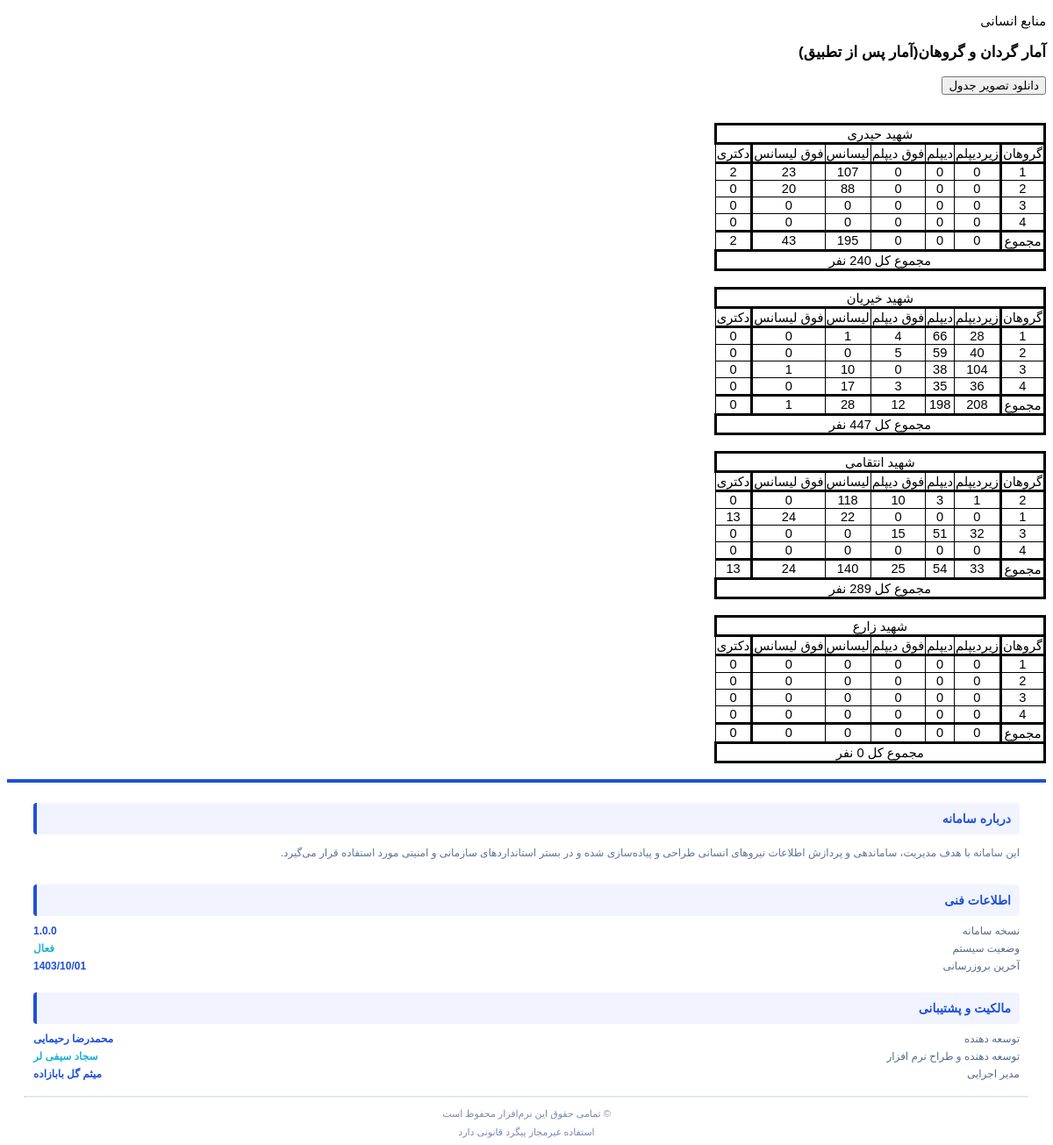
/amar/gordanvgorhan (signed in), run on the app's committed database.
### battalions/models.py (models this page shows, shortened)
class battalion(models.Model):
    name = models.CharField(max_length=150, verbose_name='نام گردان')
    is_active = models.BooleanField(default=False, verbose_name='فعال/غیرفعال')
    order = models.IntegerField(null=True, blank=True, verbose_name='اولویت مرتب سازی')
    class Meta:
        verbose_name = "گردان"
        verbose_name_plural = "گردان ها"

### ensani_statistics/views.py (the view)
# urls.py: path('gordanvgorhan', amar_gordan_gorhan, name='gordanvgorhan'),
@login_required
def amar_gordan_gorhan(request):
    settings = EnsaniSettings.objects.filter().first()
    if settings is None:
        return HttpResponse("تنظیمات دوره انجام نشده!")
    if settings.tatbigh == False:
        battalions = battalion.objects.all()
        stats = []
        for batt in battalions:
            groups = battalion_group.objects.filter(gordan=batt)
            group_stats_list = []
            zirediplom = 0
            diplom = 0
            lisans = 0
            ofghlisans = 0
            doctra = 0
            ofghdiplom = 0
            for group in groups:
                soldiers = Soldier.objects.filter(battalion_group=group)
                zirediplom += soldiers.filter(Grade="زیر دیپلم").all().count()
                diplom += soldiers.filter(Grade="دیپلم").all().count()
                ofghdiplom += soldiers.filter(Grade="فوق دیپلم").all().count()
                lisans += soldiers.filter(Grade="لیسانس").all().count()
                ofghlisans += soldiers.filter(Grade="فوق لیسانس").all().count()
                doctra += soldiers.filter(Grade="دکتری").all().count()
                degrees = soldiers.aggregate(
                    zirediplom=Count(Case(When(Grade='زیر دیپلم', then=1))),
                    diplom=Count(Case(When(Grade='دیپلم', then=1))),
                    ofghdiplom=Count(Case(When(Grade='فوق دیپلم', then=1))),
                    lisans=Count(Case(When(Grade='لیسانس', then=1))),
                    ofghlisans=Count(Case(When(Grade='فوق لیسانس', then=1))),
                    doctra=Count(Case(When(Grade='دکتری', then=1))),
                )
                group_stats = {
                    'name': group.name,
                    'degrees': degrees
                }
                group_stats_list.append(group_stats)
            battalion_stats = {
                'name': batt.name,
                'groups': group_stats_list,
                "zirediplom": zirediplom,
                "diplom": diplom,
                "lisans": lisans,
                "ofghlisans": ofghlisans,
                "doctra": doctra,
                "ofghdiplom": ofghdiplom,
                'count': (zirediplom + diplom + lisans + ofghlisans + doctra + ofghdiplom)
            }
            stats.append(battalion_stats)
        context = {
            'stats': stats,
            "en": settings
        }
        return render(request, 'ensani_statistics/amar_gordan_gorhan.html', context)
    else:
        battalions = battalion.objects.all()
        stats = []
        for batt in battalions:
            groups = battalion_group.objects.filter(gordan=batt)
            group_stats_list = []
            zirediplom = 0
            diplom = 0
            lisans = 0
            ofghlisans = 0
            doctra = 0
            ofghdiplom = 0
            for group in groups:
                soldiers = Soldier.objects.filter(t_battalion_group=group, IsCheckout=False,
                                                  the_medical_commission=False, willing_to_learn=True)
                zirediplom += soldiers.filter(Grade="زیر دیپلم").all().count()
                diplom += soldiers.filter(Grade="دیپلم").all().count()
                ofghdiplom += soldiers.filter(Grade="فوق دیپلم").all().count()
                lisans += soldiers.filter(Grade="لیسانس").all().count()
                ofghlisans += soldiers.filter(Grade="فوق لیسانس").all().count()
                doctra += soldiers.filter(Grade="دکتری").all().count()
                degrees = soldiers.aggregate(
                    zirediplom=Count(Case(When(Grade='زیر دیپلم', then=1))),
                    diplom=Count(Case(When(Grade='دیپلم', then=1))),
                    ofghdiplom=Count(Case(When(Grade='فوق دیپلم', then=1))),
                    lisans=Count(Case(When(Grade='لیسانس', then=1))),
                    ofghlisans=Count(Case(When(Grade='فوق لیسانس', then=1))),
                    doctra=Count(Case(When(Grade='دکتری', then=1))),
                )
                group_stats = {
                    'name': group.name,
                    'degrees': degrees
                }
                group_stats_list.append(group_stats)
            battalion_stats = {
                'name': batt.name,
                'groups': group_stats_list,
                "zirediplom": zirediplom,
                "diplom": diplom,
                "lisans": lisans,
                "ofghlisans": ofghlisans,
                "doctra": doctra,
                "ofghdiplom": ofghdiplom,
                'count': (zirediplom + diplom + lisans + ofghlisans + doctra + ofghdiplom)
            }
            stats.append(battalion_stats)
        context = {
            'stats': stats,
            "en": settings
        }
        return render(request, 'ensani_statistics/amar_gordan_gorhan.html', context)

### ensani_statistics/templates/ensani_statistics/amar_gordan_gorhan.html (shortened to what this page needs)
{% extends 'shared/_PanelMain.html' %}
{% load static %}
{% block main %}
    <section class="content">
        <div class='row'>
            <div class="col-xs-12">
                <div class="box">
                    <div class="box-header">
                        {% if en %}
                            <h3 class="box-title">آمار گردان و گروهان(آمار پس از تطبیق)</h3>
                        {% else %}
                            <h3 class="box-title">آمار گردان و گروهان(آمارآولیه)</h3>
                        {% endif %}
                            <button id="download-img">دانلود تصویر جدول</button>
                        <br>
                        <br>
                        <br>
                        <div id="sheet0" class="box-body table-responsive no-padding">
                            {% for battalion in stats %}
                                <table  class="table table-hover">
                                    <colgroup>
                                        <col class="col0">
                                        <col class="col1">
                                        <col class="col2">
                                        <col class="col3">
                                        <col class="col4">
                                        <col class="col5">
                                        <col class="col6">
                                    </colgroup>
                                    <tbody>
                                    <tr class="row0">
                                        <td class="column0 style1 s style3" colspan="7">{{ battalion.name }}</td>
                                    </tr>
                                    <tr class="row1">
                                        <td class="column0 style4 s">گروهان</td>
                                        <td class="column1 style5 s">زیردیپلم</td>
                                        <td class="column2 style6 s">دیپلم</td>
                                        <td class="column3 style5 s">فوق دیپلم</td>
                                        <td class="column4 style6 s">لیسانس</td>
                                        <td class="column5 style7 s">فوق لیسانس</td>
                                        <td class="column6 style8 s">دکتری</td>
                                    </tr>
                                    {% for group in battalion.groups %}
                                        <tr class="row2">
                                            <td class="column0 style9 n">{{ group.name }}</td>
                                            <td class="column1 style10 n">{{ group.degrees.zirediplom }}</td>
                                            <td class="column2 style11 n">{{ group.degrees.diplom }}</td>
                                            <td class="column3 style10 n">{{ group.degrees.ofghdiplom }}</td>
                                            <td class="column4 style11 n">{{ group.degrees.lisans }}</td>
                                            <td class="column5 style12 n">{{ group.degrees.ofghlisans }}</td>
                                            <td class="column6 style13 n">{{ group.degrees.doctra }}</td>
                                        </tr>
                                    {% endfor %}
                                    <tr>
                                        <td class="column0 style24 s">مجموع</td>
                                        <td class="column1 style25 n">{{ battalion.zirediplom }}</td>
                                        <td class="column2 style25 n">{{ battalion.diplom }}</td>
                                        <td class="column3 style25 n">{{ battalion.ofghdiplom }}</td>
                                        <td class="column4 style25 n">{{ battalion.lisans }}</td>
                                        <td class="column5 style25 n">{{ battalion.ofghlisans }}</td>
                                        <td class="column6 style27 n">{{ battalion.doctra }}</td>
                                    </tr>
                                    <tr class="row7">
                                        <td class="column0 style1 f style3" colspan="7">مجموع
                                            کل {{ battalion.count }} نفر
                                        </td>
                                    </tr>
                                    <tr class="row8">
                                        <td class="column0">&nbsp;</td>
                                        <td class="column1">&nbsp;</td>
                                        <td class="column2">&nbsp;</td>
                                        <td class="column3">&nbsp;</td>
                                        <td class="column4">&nbsp;</td>
                                        <td class="column5">&nbsp;</td>
                                        <td class="column6">&nbsp;</td>
                                    </tr>
                                    </tbody>
                                </table>
                            {% endfor %}
                        </div>
                    </div>
                </div>
            </div>
        </div>
    </section>
{% endblock %}

### ensani_statistics/templates/ensani_statistics/amar_gordan_gorhan.html (style rules this page uses)
html { font-family: Calibri, Arial, Helvetica, sans-serif; font-size: 11pt; background-color: white }
table { border-collapse: collapse; page-break-after: always }
.f { text-align: right }
.n { text-align: right }
.s { text-align: left }
td.style1 { vertical-align: middle; text-align: center; border-bottom: 3px solid #000000 !important; border-top: 3px solid #000000 !important; border-left: 3px solid #000000 !important; border-right: none #000000; }
td.style3 { vertical-align: middle; text-align: center; border-bottom: 3px solid #000000 !important; border-top: 3px solid #000000 !important; border-left: none #000000; border-right: 3px solid #000000 !important; }
td.style4 { vertical-align: middle; text-align: center; border-bottom: 3px solid #000000 !important; border-top: 3px solid #000000 !important; border-left: 3px solid #000000 !important; border-right: 3px solid #000000 !important; }
td.style5 { vertical-align: middle; text-align: center; border-bottom: 3px solid #000000 !important; border-top: 3px solid #000000 !important; border-left: none #000000; border-right: 1px solid #000000 !important; }
td.style6 { vertical-align: middle; text-align: center; border-bottom: 3px solid #000000 !important; border-top: 3px solid #000000 !important; border-left: 1px solid #000000 !important; border-right: 1px solid #000000 !important; }
td.style7 { vertical-align: middle; text-align: center; border-bottom: 3px solid #000000 !important; border-top: 3px solid #000000 !important; border-left: 1px solid #000000 !important; border-right: none #000000; }
td.style8 { vertical-align: middle; text-align: center; border-bottom: 3px solid #000000 !important; border-top: 3px solid #000000 !important; border-left: 1px solid #000000 !important; border-right: 3px solid #000000 !important; }
td.style9 { vertical-align: middle; text-align: center; border-bottom: 1px solid #000000 !important; border-top: none #000000; border-left: 3px solid #000000 !important; border-right: 3px solid #000000 !important; }
td.style10 { vertical-align: middle; text-align: center; border-bottom: 1px solid #000000 !important; border-top: none #000000; border-left: none #000000; border-right: 1px solid #000000 !important; }
td.style11 { vertical-align: middle; text-align: center; border-bottom: 1px solid #000000 !important; border-top: none #000000; border-left: 1px solid #000000 !important; border-right: 1px solid #000000 !important; }
td.style12 { vertical-align: middle; text-align: center; border-bottom: 1px solid #000000 !important; border-top: none #000000; border-left: 1px solid #000000 !important; border-right: none #000000; }
td.style13 { vertical-align: middle; text-align: center; border-bottom: 1px solid #000000 !important; border-top: none #000000; border-left: 1px solid #000000 !important; border-right: 3px solid #000000 !important; }
td.style24 { vertical-align: middle; text-align: center; border-bottom: 3px solid #000000 !important; border-top: 3px solid #000000 !important; border-left: 3px solid #000000 !important; border-right: 3px solid #000000 !important; }
td.style25 { vertical-align: middle; text-align: center; border-bottom: 3px solid #000000 !important; border-top: 3px solid #000000 !important; border-left: none #000000; border-right: 1px solid #000000 !important; }
td.style27 { vertical-align: middle; text-align: center; border-bottom: 3px solid #000000 !important; border-top: 3px solid #000000 !important; border-left: 1px solid #000000 !important; border-right: 3px solid #000000 !important; }

### data on the page
battalion: name "شهید حیدری"
battalion: name "شهید خیریان"
battalion: name "شهید انتقامی"
battalion: name "شهید زارع"

### other printed values
{{ group.name }} "1" "2" "3" "4" "1" "2" "3" "4" "2" "1" "3" "4" "1" "2" "3" "4"
{{ group.degrees.zirediplom }} "0" "0" "0" "0" "28" "40" "104" "36" "1" "0" "32" "0" "0" "0" "0" "0"
{{ group.degrees.diplom }} "0" "0" "0" "0" "66" "59" "38" "35" "3" "0" "51" "0" "0" "0" "0" "0"
{{ group.degrees.ofghdiplom }} "0" "0" "0" "0" "4" "5" "0" "3" "10" "0" "15" "0" "0" "0" "0" "0"
{{ group.degrees.lisans }} "107" "88" "0" "0" "1" "0" "10" "17" "118" "22" "0" "0" "0" "0" "0" "0"
{{ group.degrees.ofghlisans }} "23" "20" "0" "0" "0" "0" "1" "0" "0" "24" "0" "0" "0" "0" "0" "0"
{{ group.degrees.doctra }} "2" "0" "0" "0" "0" "0" "0" "0" "0" "13" "0" "0" "0" "0" "0" "0"
{{ battalion.zirediplom }} "0" "208" "33" "0"
{{ battalion.diplom }} "0" "198" "54" "0"
{{ battalion.ofghdiplom }} "0" "12" "25" "0"
{{ battalion.lisans }} "195" "28" "140" "0"
{{ battalion.ofghlisans }} "43" "1" "24" "0"
{{ battalion.doctra }} "2" "0" "13" "0"
{{ battalion.count }} "447"
